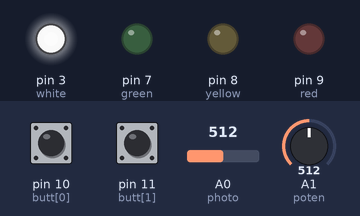
A sketch run on a simulated Arduino Uno, built with avr-gcc and run on an emulated ATmega328P. Shown: output pins drawn as LEDs (lit = HIGH). Dashed ring = blinking. The inputs (shaded band) are chosen by the test bench; at power-on: A0 (photo) = 512, A1 (poten) = 512, pin 10 (butt[0]) LOW, pin 11 (butt[1]) LOW. What the sketch prints to the serial monitor is not drawn.

Above: at 1.2 s.
1.3 s: A0 (photo) set to 380
At 2.0 s:
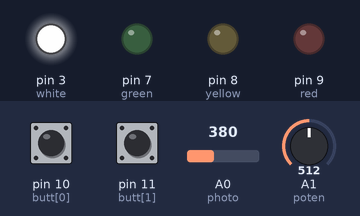
2.8 s: A0 (photo) set to 368
At 3.2 s:
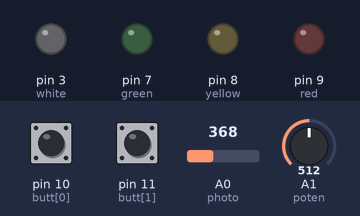
5.8 s: A0 (photo) set to 0
At 6.9 s:
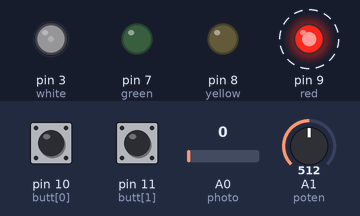
8.8 s: A0 (photo) set to 97
At 8.96 s:
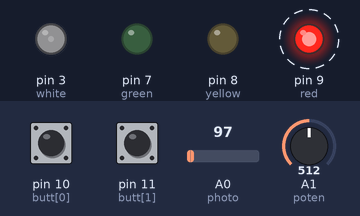
11.8 s: A0 (photo) set to 112
At 12.4 s:
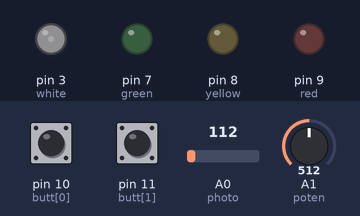
13.3 s: A1 (poten) set to 0
At 13.6 s:
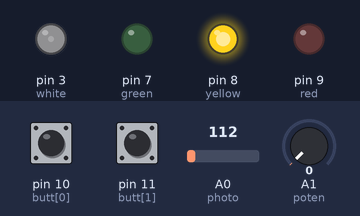
Timing chart, 0 to 16.3 s (numbered marks = the images above; inputs shaded):
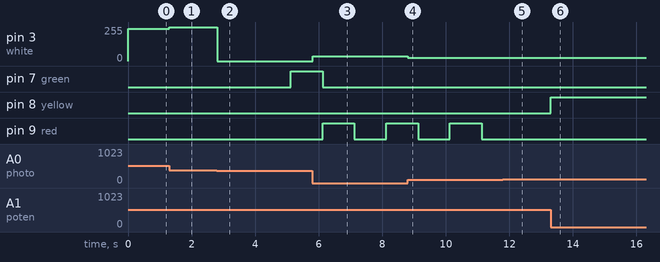

Measured:
- the behaviour switches between 369 and 368 on A0 (photo) (found by bisection; images 1 and 2)
- the behaviour switches between 102 and 103 on A0 (photo) (found by bisection; images 4 and 5)
- after the input at 1.3 s, pin 3 (white): 241/255 → 254/255 at once
- after the input at 2.8 s, pin 3 (white): 254/255 → 0/255 at once
- after the input at 5.8 s, pin 3 (white): 0/255 → 35/255 at once; pin 7 (green): HIGH → LOW after 0.32 s; pin 9 (red): LOW → HIGH after 0.32 s, → LOW 1.0 s later, → HIGH 1.0 s later
- after the input at 8.8 s, pin 3 (white): 35/255 → 26/255 at once
- after the input at 11.8 s, pin 3 (white): 26/255 → 25/255 at once; pin 9 (red): stays LOW (without the input it goes to HIGH after 0.33 s)
- after the input at 13.3 s, pin 7 (green): stays LOW (without the input it goes to HIGH after 3.0 s); pin 8 (yellow): LOW → HIGH at once

The sketch:

traffic.ino
```cpp
int green = 7, yellow = 8, red = 9,white = 3;
int butt[] = {10, 11};
int poten = A1,photo=A0;
int redState = 0;
unsigned long previousTime = 0;
int yellowInt = 1000;

void setup() {
  pinMode(green, OUTPUT);
  pinMode(yellow, OUTPUT);
  pinMode(red, OUTPUT);
  for (int i = 0; i < 2; i++) {
    pinMode(butt[i], INPUT);
  }
  Serial.begin(9600);
}

void loop() {
  int potenval = analogRead(poten);
  int photoval = analogRead(photo);
  int light = map(photoval,0,1024,0,100);
  unsigned long currentTime = millis();
  unsigned long interval = potenval * 10;
  Serial.println(light);
  analogWrite(white, 35-light);
  if(light >= 10){
    if (digitalRead(butt[0])){ //override green
      grOn();
      previousTime=currentTime;
    }
    else if (digitalRead(butt[1])){ //override red
      if(digitalRead(green)){
        previousTime=yellOn(currentTime);
      }
      redOn();
      previousTime = currentTime;
    }
    else{
      if(currentTime - previousTime >= interval){ //normal
        if(digitalRead(green)){
          previousTime = yellOn(currentTime);
          goto red;
        }
        else if(digitalRead(yellow)){
          red:
          redOn();
          previousTime = currentTime;
        }
        else{
          grOn();
          previousTime = currentTime;
        }
      }
    }
  }
  else{
    if(currentTime-previousTime>= 1000){
      digitalWrite(green, LOW);
      digitalWrite(yellow, LOW);
      redState = !redState;
      digitalWrite(red, redState);
      previousTime=currentTime;
    }
  }
}

void grOn(){
  digitalWrite(red, LOW);
  digitalWrite(yellow, LOW);
  digitalWrite(green, HIGH);
}
int yellOn(int current){
  digitalWrite(red, LOW);
  digitalWrite(green, LOW);
  digitalWrite(yellow, HIGH);
  delay(1000);
  return current+1000;
}
void redOn(){
  digitalWrite(green, LOW);
  digitalWrite(yellow, LOW);
  digitalWrite(red, HIGH);
}
```
